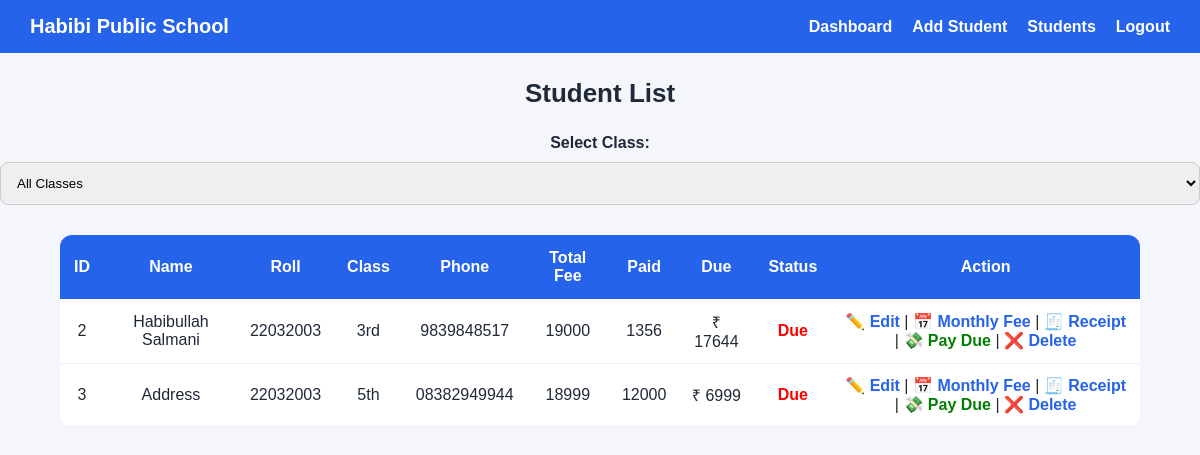
/students (signed in), run on the app's committed database.
### tables this page shows
CREATE TABLE students (
            id INTEGER PRIMARY KEY AUTOINCREMENT,
            name TEXT,
            roll TEXT,
            class_name TEXT,
            phone TEXT,
            total_fee INTEGER,
            paid_fee INTEGER
        );

### app.py (the view)
@app.route("/students")
@login_required
def students():
    selected_class = request.args.get("class")
    conn = get_db()
    if selected_class and selected_class != "all":
        students = conn.execute(
            "SELECT * FROM students WHERE class_name=?",
            (selected_class,)
        ).fetchall()
    else:
        students = conn.execute("SELECT * FROM students").fetchall()
    conn.close()
    return render_template(
        "students.html",
        students=students,
        classes=CLASSES,
        selected_class=selected_class
    )

### app.py (called while the page is built)
def get_db():
    conn = sqlite3.connect("database.db")
    conn.row_factory = sqlite3.Row
    return conn

def login_required(f):
    @wraps(f)
    def decorated(*args, **kwargs):
        if "admin" not in session:
            return redirect(url_for("login"))
        return f(*args, **kwargs)
    return decorated

### templates/students.html (shortened to what this page needs)
<!DOCTYPE html>
<html>
<head>
  <link rel="stylesheet" href="/static/style.css">
</head>
<body>
{% include "navbar.html" %}
<h2 class="title">Student List</h2>
<form method="GET" style="text-align:center; margin-bottom:20px;">
  <label><b>Select Class:</b></label>
  <select name="class" onchange="this.form.submit()">
    <option value="all">All Classes</option>
  </select>
</form>
<table>
  <tr>
    <th>ID</th>
    <th>Name</th>
    <th>Roll</th>
    <th>Class</th>
    <th>Phone</th>
    <th>Total Fee</th>
    <th>Paid</th>
    <th>Due</th>
    <th>Status</th>
    <th>Action</th>
  </tr>
  {% for s in students %}
  <tr>
    <td>{{ s.id }}</td>
    <td>{{ s.name }}</td>
    <td>{{ s.roll }}</td>
    <td>{{ s.class_name }}</td>
    <td>{{ s.phone }}</td>
    <td>{{ s.total_fee }}</td>
    <td>{{ s.paid_fee }}</td>
    <td>₹ {{ s.total_fee - s.paid_fee }}</td>
    <td>
      {% if s.paid_fee >= s.total_fee %}
        <span style="color:green; font-weight:bold;">Paid</span>
      {% else %}
        <span style="color:red; font-weight:bold;">Due</span>
      {% endif %}
    </td>
    <td>
      <a href="/edit-student/{{ s.id }}">✏️ Edit</a> |
      <a href="/pay-monthly-fee/{{ s.id }}">📅 Monthly Fee</a> |
      <a href="/receipt/{{ s.id }}" target="_blank">🧾 Receipt</a> |
      {% if s.paid_fee < s.total_fee %}
        <a href="/pay-fee/{{ s.id }}" style="color:green;">💸 Pay Due</a> |
      {% endif %}
      <a href="/delete-student/{{ s.id }}"
         onclick="return confirm('Are you sure?')">❌ Delete</a>
    </td>
  </tr>
  {% endfor %}
</table>
</body>
</html>

### static/style.css (style rules this page uses)
* { margin: 0; padding: 0; box-sizing: border-box; font-family: Arial, sans-serif; }
body { background: #f4f6fb; color: #1f2937; }
.title { text-align: center; margin: 25px 0; font-size: 26px; }
input, select { width: 100%; padding: 12px; margin: 10px 0; border-radius: 8px; border: 1px solid #ccc; }
table { width: 90%; margin: 20px auto; border-collapse: collapse; background: white; border-radius: 12px; overflow: hidden; }
th { background: #2563eb; color: white; padding: 14px; }
td { padding: 12px; text-align: center; border-bottom: 1px solid #eee; }
a { color: #2563eb; text-decoration: none; font-weight: 600; }

### data on the page
students: id "2", name "Habibullah Salmani", roll "22032003", class_name "3rd", phone "9839848517", total_fee "19000", paid_fee "1356", s.total_fee-s.paid_fee "17644", shows "Due"
students: id "3", name "Address", roll "22032003", class_name "5th", phone "08382949944", total_fee "18999", paid_fee "12000", s.total_fee-s.paid_fee "6999", shows "Due"
